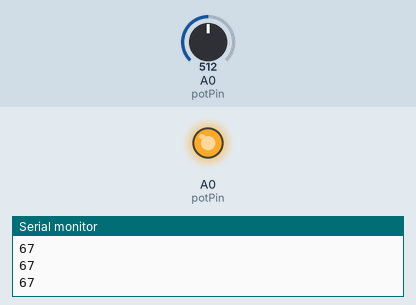
Simulated run of this sketch. Board: Teensy 4. Shown: output pins drawn as LEDs (lit = HIGH), the last lines printed to the serial monitor. The test bench sets the inputs (shaded band); at power-on: A0 (potPin) = 512.

Above: at 1.2 s.
1.3 s: A0 (potPin) set to 122
At 2.4 s:
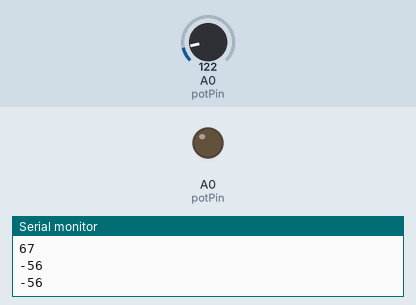
3.0 s: A0 (potPin) set to 511
At 3.6 s:
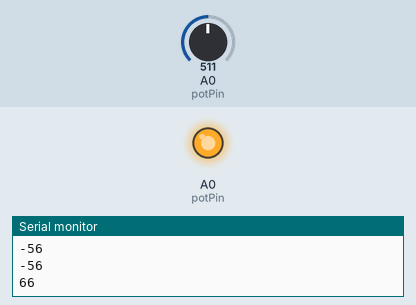
4.5 s: A0 (potPin) set to 0
At 4.8 s:
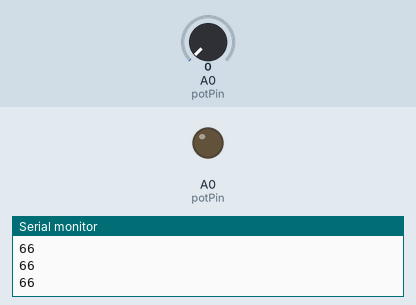
Timing chart, 0 to 7.5 s (numbered marks = the images above; inputs shaded):
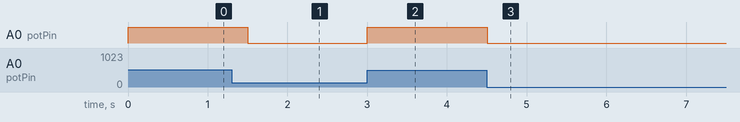

The sketch:

lichtInput.ino
```cpp
int potPin = A0;
int value;

void setup()
{
  Serial.begin(9600);
}

void loop()
{
  Serial.println(value);
  value = analogRead(potPin);
  value = map(value,300,700,0,127);
  analogWrite(potPin, value*4);

  usbMIDI.sendNoteOn(value,127,1);

  delay(200);

  usbMIDI.sendNoteOff(value,127,1);

  delay(100);
}
```

Measured:
- after the input at 1.3 s, A0 (potPin): HIGH → LOW after 0.20 s
- after the input at 3.0 s, A0 (potPin): LOW → HIGH at once
- after the input at 4.5 s, A0 (potPin): HIGH → LOW at once
